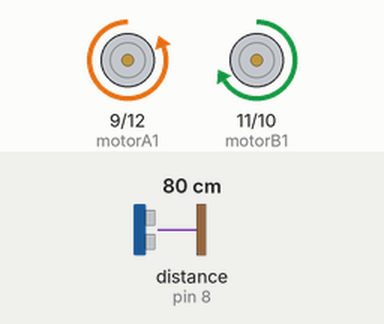
A sketch run on a simulated Arduino Uno, built with avr-gcc and run on an emulated ATmega328P. On the bench: motor-driver pin pairs drawn as motors (green arrow = first pin HIGH = forward, orange = second pin HIGH = backward, longer = more drive). Inputs (shaded band) come from the test bench; at power-on: distance to the obstacle (sensor on pin 8) 80 cm.

Above: at 6.2 s.
6.3 s: distance to the obstacle (sensor on pin 8) set to 22 cm
7.8 s: distance to the obstacle (sensor on pin 8) set to 18 cm
At 8.9 s:
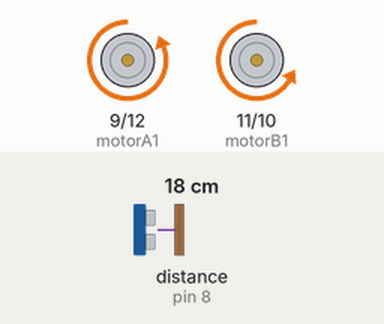
At 10.2 s:
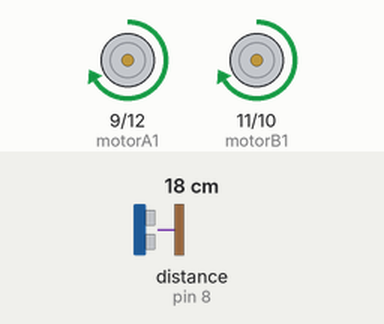
Timing chart, 0 to 16.8 s (numbered marks = the images above; inputs shaded):
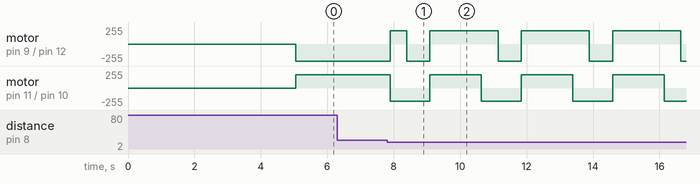

Measured:
- the behaviour switches between 20 and 19 cm on distance to the obstacle (sensor on pin 8) (found by bisection; images 0 and 1)
- after the input at 6.3 s, every drawn part: stays the same
- after the input at 7.8 s, motor on pin 9 (motorA1) / pin 12 (motorA2): backward 255/255 → forward 200/255 after 0.09 s, then repeats every 2.8 s: backward 255/255 0.70 s, forward 200/255 2.1 s; motor on pin 11 (motorB1) / pin 10 (motorB2): alternates forward 200/255 for 1.6 s and backward 200/255 for 1.2 s, starting after 0.09 s

The sketch:

carro_ard.ino
```cpp
/* Carro com sensor ultrassonico Fernando Luiz Colosio 161151172
 Disciplina de microcontroladores Unipampa
 Professor Julio Saraçol
 */

#include <Ultrasonic.h>

// Define os pinos de utilização do Driver L298.
const int motorA1  = 9;    // preto
const int motorA2  = 12;    // amarelo.
const int motorB1  = 11;   // roxo.
const int motorB2  = 10;   // verde.

Ultrasonic ultrasonic(7,8);

int vSpeed = 200;   // Define velocidade padrão 0 < x < 255.
//int vSpeed2 = 80;

float distancia;

void setup() {
  // Inicializa as portas como entrada e saída.
  pinMode(motorA1, OUTPUT);
  pinMode(motorA2, OUTPUT);
  pinMode(motorB1, OUTPUT);
  pinMode(motorB2, OUTPUT);

  // Inicializa a comunicação serial em 9600 bits.
  Serial.begin(9600);
  delay(5000);  // tempo pra colocar o carro na posição
}

void calculaDistancia(){
  long microsec = ultrasonic.timing();
  distancia = ultrasonic.convert(microsec, Ultrasonic::CM);
  delay(50);
}


void loop() {

 calculaDistancia();

    if (distancia < 20) {  // anda para trás por 1 segundo
    analogWrite(motorB1, 0);
    analogWrite(motorA1, vSpeed);
    analogWrite(motorA2, 0);
    analogWrite(motorB2, vSpeed);
    delay(500);
//  olha para a esquerda
    analogWrite(motorB1, 0);
    analogWrite(motorA1, 0);
    analogWrite(motorA2, vSpeed);
    analogWrite(motorB2, vSpeed);
    delay(700);

// olha para a direita
    analogWrite(motorB1, vSpeed);
    analogWrite(motorA1, vSpeed);
    analogWrite(motorA2, 0);
    analogWrite(motorB2, 0);
    delay(1500);
  }
  else {
    analogWrite(motorB1, vSpeed);
    analogWrite(motorA1, 0);
    analogWrite(motorA2, vSpeed);
    analogWrite(motorB2, 0);
  }
}
```
